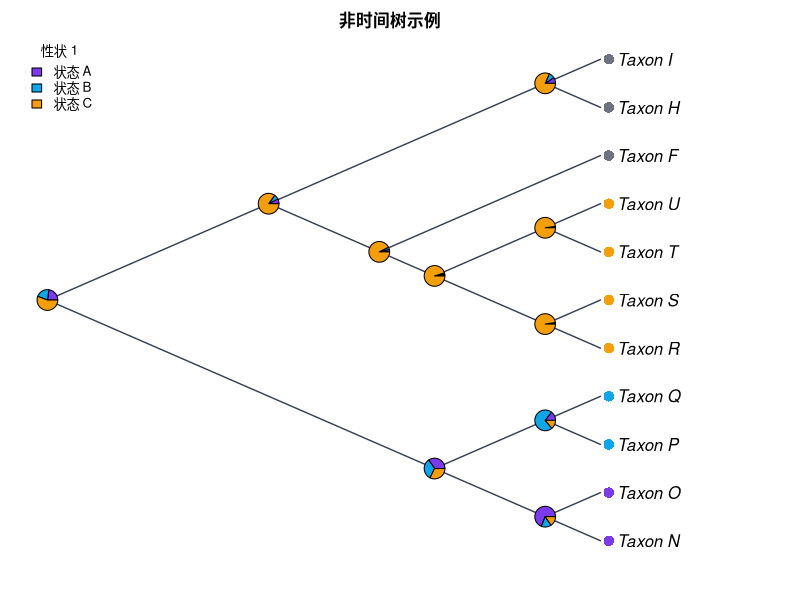

This figure's R source:
#!/usr/bin/env Rscript
# CladeForge reproducible-analysis script
# Project : 非时间树示例
# Format  : CladeForge project v0.2.0
# Software: CladeForge 0.3.0 (this header is the provenance stamp a
#           reproducibility checklist asks for: software version, generation
#           time and the analysis parameters are printed beside the numbers)
# Generated: (timestamp omitted in fixture)
#
# PARAMETER SUMMARY (what the app used):
#   * parsimony: tie-break = parent-state first, then tip frequency, then
#     declaration order; the reported single path is ONE of possibly many
#     equally parsimonious reconstructions.
#   * Mk: each character's rate is the application's own fit (maximum-likelihood fit (1-D profile over the pruning likelihood)),
#     baked in at generation time; the script replays that number instead of
#     re-fitting, so its posteriors match what the app reported. Characters the
#     app could not fit fall back to 1 / mean(branch length) with a printed
#     note. Display threshold applied post hoc; the posterior is marginal
#     (per-node), NOT joint.
#   * The R implementation below computes the likelihood in ORDINARY space
#     while the app runs in log-space: values agree to floating-point noise on
#     modest trees but can drift on very large or very unbalanced ones.
#   * Node ancestral states asserted by the user in CladeForge are IGNORED by
#     the parsimony baseline (independent reference by design); the R script
#     reproduces that baseline, not the user's hypotheses.
#
# What this script reproduces, and what it does not:
#   REPRODUCED (same algorithms as the application):
#     * Sankoff parsimony with the project's step matrix (advisory baseline);
#     * equal-rates Mk ancestral-state reconstruction (pruning + up-pass), i.e.
#       the posterior probabilities the app reports.
#   APPROXIMATED:
#     * a PDF figure drawn from the same data — character-coloured tips,
#       posterior pies, legend — in the project's cladogram layout
#       (equal branch spacing, like the CladeForge cladogram (branch lengths ignored)). It is NOT a pixel copy of the on-screen figure: manual
#       node positions, collapsed clades, custom reticulation edges, era bands
#       and the interactive ladderising order are GUI state that ape does not
#       consume. The topology, tip labels, states and posteriors are identical;
#       the geometry is a same-data rendering.
#   Branch lengths: present, used as given.
# Run with: Rscript this_file.R   (install.packages("ape") if needed)

library(ape)

# The tree is assembled from vectors rather than parsed from Newick, so every
# label survives byte-exact even where ape's own reader would mangle it.
tree <- structure(
  list(
    edge = matrix(c(12, 13, 12, 14, 13, 15, 13, 16, 14, 17, 14, 18, 15, 1, 15, 2, 16, 3, 16, 4, 17, 19, 17, 5, 18, 6, 18, 7, 19, 20, 19, 21, 20, 8, 20, 9, 21, 10, 21, 11), ncol = 2, byrow = TRUE),
    edge.length = c(500, 600, 700, 800, 150, 350, 2800, 2800, 2700, 2700, 50, 150, 50, 150, 600, 700, 2600, 2600, 2500, 2500),
    Nnode = 10L,
    tip.label = c("Taxon_N", "Taxon_O", "Taxon_P", "Taxon_Q", "Taxon_F", "Taxon_H", "Taxon_I", "Taxon_R", "Taxon_S", "Taxon_T", "Taxon_U"),
    node.label = c("Taxon_A", "Taxon_B", "Taxon_C", "Taxon_J", "Taxon_K", "Taxon_D", "Taxon_G", "Taxon_E", "Taxon_L", "Taxon_M")
  ),
  class = "phylo"
)

# Branch lengths, with an explicit unit-length fallback: a cladogram-only project
# serialises no lengths at all, and 1 / mean(NULL) would poison every
# transition probability below.
bl <- tree$edge.length
if (is.null(bl) || !any(is.finite(bl) & bl > 0)) {
  bl <- rep(1, nrow(tree$edge))
  cat("NOTE: the tree carries no usable branch lengths; Mk probabilities and the\n")
  cat("      figure use unit (equal) branch lengths, i.e. topology-only inference.\n\n")
}

# Equal-rates Mk rate: one expected substitution per mean branch, so the
# transition probabilities are invariant to the tree's absolute scale. Every
# length above is already resolved the way the application resolves it (a
# recorded 0 is a real zero; unset / negative / non-finite became 1), so the mean
# runs over ALL of them — filtering here would drop zero-length and unmeasured
# edges from the average and make this script reconstruct at a different rate
# than the application reports. Deriving it from the fallback-protected bl
# above is what keeps the rate finite for a cladogram-only project.
#
# This fallback rate is used ONLY for a character the application itself could
# not fit (NULL rate below); characters with a baked rate replay the
# application's ML value, so the script's posteriors match the app's instead
# of drifting with the branch-length mean.
rate <- 1 / mean(bl)


characters <- list(
  list(
    name = "性状 1",
    type = "discrete",
    states = c("状态 A", "状态 B", "状态 C"),
    colors = c("#7c3aed", "#0ea5e9", "#f59e0b"),
    cost = NULL,
    rate = 0.0000677833,
    tips = c("Taxon_N" = "状态 A", "Taxon_O" = "状态 A", "Taxon_P" = "状态 B", "Taxon_Q" = "状态 B", "Taxon_R" = "状态 C", "Taxon_S" = "状态 C", "Taxon_T" = "状态 C", "Taxon_U" = "状态 C")
  ),
  list(
    name = "性状 2",
    type = "discrete",
    states = c("状态 A", "状态 B", "状态 C"),
    colors = c("#dc2626", "#f97316", "#22c55e"),
    cost = NULL,
    rate = 0.0000685678,
    tips = c("Taxon_N" = "状态 C", "Taxon_O" = "状态 C", "Taxon_P" = "状态 C", "Taxon_Q" = "状态 C", "Taxon_R" = "状态 A", "Taxon_S" = "状态 A", "Taxon_T" = "状态 B", "Taxon_U" = "状态 B")
  )
)

# --- helpers ----------------------------------------------------------------

## Equal-rates (ER) Mk transition matrix P(t): the same closed form used by
## CladeForge's inference assistant. The rate is scaled by the mean branch
## length so probabilities are invariant to the tree's absolute scale.
p_er <- function(t, k, rate) {
  e <- exp(-k * rate * t)
  P <- matrix(1 / k, k, k) - (1 / k) * e
  diag(P) <- 1 / k + ((k - 1) / k) * e
  P
}

## Sankoff parsimony down/up pass. 'cost' is k x k; tips absent from tip_states
## are treated as missing data.
sankoff <- function(tree, tip_states, states, cost) {
  ntip <- length(tree$tip.label)
  k <- length(states)
  sidx <- setNames(seq_len(k), states)
  x <- sidx[tip_states[tree$tip.label]]
  parent <- tree$edge[, 1]
  child <- tree$edge[, 2]
  kids <- split(child, parent)
  root <- setdiff(unique(parent), unique(child))
  g <- matrix(0, nrow = ntip + tree$Nnode, ncol = k)
  rownames(g) <- as.character(seq_len(ntip + tree$Nnode))
  ## Down-pass: internal node indices decrease from root, so descending order
  ## visits children before parents.
  for (v in sort(as.integer(names(kids)), decreasing = TRUE)) {
    for (i in seq_len(k)) {
      total <- 0
      for (ch in kids[[as.character(v)]]) {
        if (ch <= ntip) {
          xi <- x[[ch]]
          if (is.na(xi)) next
          total <- total + min(cost[i, ] + ifelse(seq_len(k) == xi, 0, Inf))
        } else {
          total <- total + min(cost[i, ] + g[as.character(ch), ])
        }
      }
      g[as.character(v), i] <- total
    }
  }
  ## Up-pass: assign each node a state minimising cost given its parent.
  node_state <- integer(ntip + tree$Nnode)
  walk <- function(v, parent_state) {
    base <- if (parent_state == 0L) rep(0, k) else cost[parent_state, ]
    scores <- base + g[as.character(v), ]
    best <- which.min(scores)
    node_state[v] <<- best
    for (ch in kids[[as.character(v)]]) {
      if (ch > ntip) walk(ch, best)
    }
  }
  walk(root, 0L)
  list(cost = min(g[as.character(root), ]),
       states = node_state, k = k)
}

## Equal-rates Mk marginal ancestral reconstruction: Felsenstein pruning
## (down-pass) + parent/sibling up-pass, normal space. Uses the script-level
## 'bl' (which already falls back to unit lengths when the tree has none) and the
## 'rate' is passed per character: the application's own ML fit for that
## character when it has one, else the 1 / mean usable branch length fallback.
## For very large or very unbalanced trees prefer log-space implementations
## (phangorn::ace, phytools).
mk_asr <- function(tree, tip_states, states, rate) {
  ntip <- length(tree$tip.label)
  k <- length(states)
  sidx <- setNames(seq_len(k), states)
  x <- sidx[tip_states[tree$tip.label]]
  parent <- tree$edge[, 1]
  child <- tree$edge[, 2]
  kids <- split(seq_along(child), parent)  # edge-row indices per parent
  root <- setdiff(unique(parent), unique(child))
  L <- matrix(1, nrow = ntip + tree$Nnode, ncol = k)
  rownames(L) <- as.character(seq_len(ntip + tree$Nnode))
  for (v in sort(as.integer(names(kids)), decreasing = TRUE)) {
    rows <- kids[[as.character(v)]]
    vec <- rep(1, k)
    for (r in rows) {
      ch <- child[r]
      m <- if (ch <= ntip) {
        xi <- x[[ch]]
        if (is.na(xi)) rep(1, k) else as.numeric(seq_len(k) == xi)
      } else L[as.character(ch), ]
      vec <- vec * (p_er(bl[r], k, rate) %*% m)
    }
    s <- sum(vec)
    L[as.character(v), ] <- if (s > 0) vec / s else rep(1 / k, k)
  }
  G <- matrix(1 / k, nrow = ntip + tree$Nnode, ncol = k)
  rownames(G) <- rownames(L)
  for (v in sort(as.integer(names(kids)))) {
    rows <- kids[[as.character(v)]]
    for (r in rows) {
      ch <- child[r]
      if (ch <= ntip) next
      sib_msg <- rep(1, k)
      for (r2 in rows) {
        ch2 <- child[r2]
        if (ch2 == ch) next
        m2 <- if (ch2 <= ntip) {
          xi <- x[[ch2]]
          if (is.na(xi)) rep(1, k) else as.numeric(seq_len(k) == xi)
        } else L[as.character(ch2), ]
        sib_msg <- sib_msg * (p_er(bl[r2], k, rate) %*% m2)
      }
      G[as.character(ch), ] <- p_er(bl[r], k, rate) %*% (G[as.character(v), ] * sib_msg)
      G[as.character(ch), ] <- G[as.character(ch), ] / sum(G[as.character(ch), ])
    }
  }
  post <- L * G
  post <- post / rowSums(post)
  list(posterior = post)
}

# --- analysis ---------------------------------------------------------------

cat("CladeForge reproducible analysis\n")
cat("Tree:", Ntip(tree), "tips,", tree$Nnode, "internal nodes\n\n")

internal_nodes <- (length(tree$tip.label) + 1):(length(tree$tip.label) + tree$Nnode)

for (ch in characters) {
  cat("== Character:", ch$name, "==\n")
  if (ch$type != "discrete" || length(ch$states) < 2) {
    cat("   continuous or single-state: exported as data only\n\n")
    next
  }
  scored <- ch$tips[names(ch$tips) %in% tree$tip.label]
  cost <- ch$cost
  if (is.null(cost)) {
    k <- length(ch$states)
    cost <- matrix(1, k, k); diag(cost) <- 0
  }
  sp <- sankoff(tree, scored, ch$states, cost)
  cat(sprintf("   Sankoff minimum cost: %g (step-matrix units)\n", sp$cost))
  ch_rate <- if (is.null(ch$rate)) {
    cat(sprintf("   NOTE: the application could not fit a rate for this character; using 1 / mean(branch length) = %g\n", rate))
    rate
  } else ch$rate
  asr <- mk_asr(tree, scored, ch$states, ch_rate)
  cat("   Mk posterior at each internal node (states:",
      paste(ch$states, collapse = " / "), ")\n")
  print(round(asr$posterior[as.character(internal_nodes), , drop = FALSE], 3))
  cat("\n")
}

# --- figure -----------------------------------------------------------------
# A same-data rendering of the GUI figure: character-coloured tips (first
# discrete character) + posterior pies at internal nodes + auto legend, in the
# layout the project is displayed as. Manual positions / collapsed clades /
# custom edges / era bands are GUI-only and are not reproduced here.

discrete <- Filter(function(ch) ch$type == "discrete" && length(ch$states) >= 2, characters)

# cairo_pdf renders unicode labels reliably; use pdf() if cairo is unavailable.
cairo_pdf("cladeforge_reconstruction.pdf", width = 9, height = 7)
par(mar = c(2, 1, 2, 2), xpd = NA)
cat("Figure layout: type = cladogram, use.edge.length = FALSE",
    "(equal branch spacing, like the CladeForge cladogram (branch lengths ignored))\n")
plot(tree, type = "cladogram", use.edge.length = FALSE,
     show.tip.label = TRUE,
     label.offset = 0.3,
     edge.color = "#374151", edge.width = 1.4)
title(main = "非时间树示例", cex.main = 1.0)

if (length(discrete) > 0) {
  main <- discrete[[1]]
  scored <- main$tips[names(main$tips) %in% tree$tip.label]
  k <- length(main$states)
  cost <- main$cost
  if (is.null(cost)) { cost <- matrix(1, k, k); diag(cost) <- 0 }

  tip_col <- rep("#6b7280", Ntip(tree))
  names(tip_col) <- tree$tip.label
  for (lab in names(scored)) tip_col[[lab]] <- main$colors[[match(scored[[lab]], main$states)]]
  tiplabels(pch = 16, col = tip_col, cex = 1.4, offset = 0.15)

  asr <- mk_asr(tree, scored, main$states, if (is.null(main$rate)) rate else main$rate)
  nodelabels(node = internal_nodes, pie = asr$posterior[as.character(internal_nodes), , drop = FALSE],
             piecol = main$colors, cex = 0.7)
  legend("topleft", legend = main$states, fill = main$colors,
         title = main$name, bty = "n", cex = 0.8)
}

dev.off()

cat("Wrote cladeforge_reconstruction.pdf\n")
